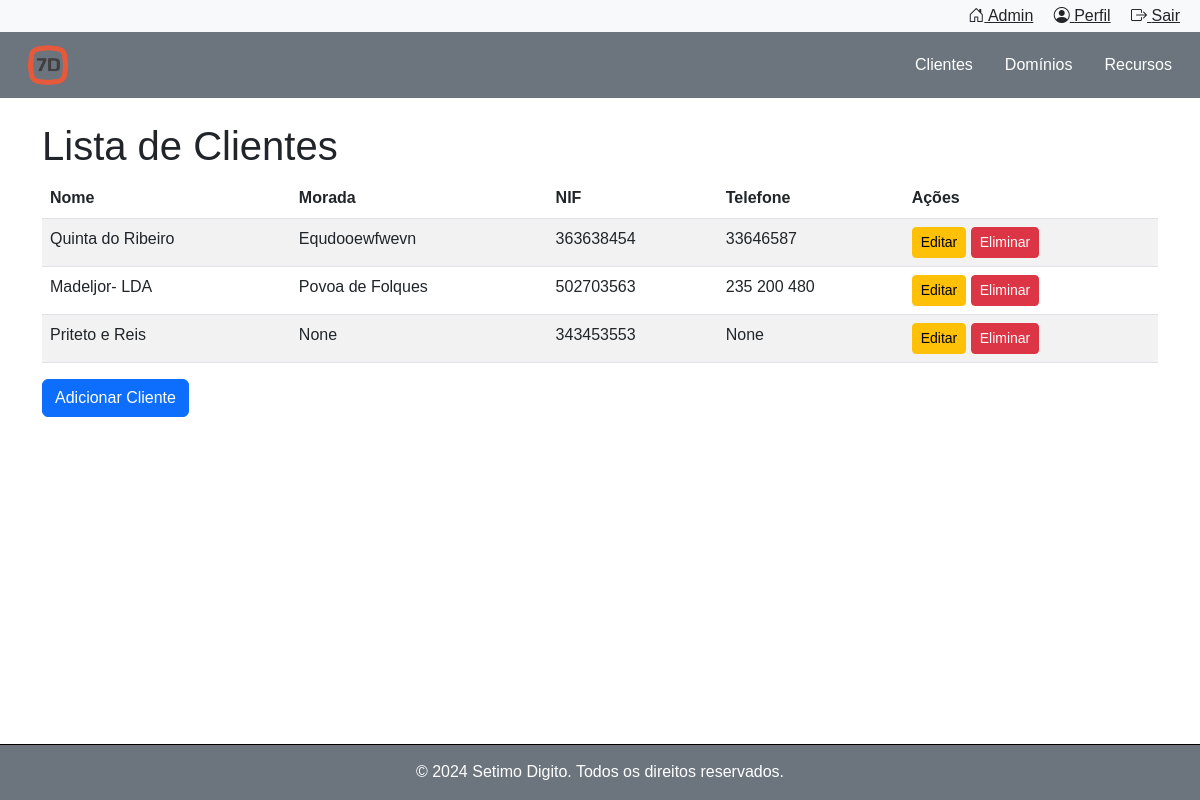
/clientes/, run on the app's committed database.
### clientes/models.py (models this page shows, shortened)
class Cliente(models.Model):
    nome = models.CharField(max_length=255)
    nif = models.CharField(max_length=9, verbose_name='Número de Identificação Fiscal')
    morada = models.CharField(max_length=255, blank=True, null=True)
    codigo_postal = models.CharField(max_length=10, blank=True, null=True)
    localidade = models.CharField(max_length=100, blank=True, null=True)
    telefone = models.CharField(max_length=15, blank=True, null=True)
    email = models.EmailField(blank=True, null=True)
    website = models.URLField(blank=True, null=True)
    cliente_desde = models.DateField(blank=True, null=True)

### clientes/views.py (the view)
# urls.py: path('clientes/', views.listar_clientes, name='listar_clientes'),
def listar_clientes(request):
    clientes = Cliente.objects.all()
    return render(request, 'clientes/listar_clientes.html', {'clientes': clientes})

### clientes/templates/clientes/listar_clientes.html (shortened to what this page needs)
{% extends 'base.html' %}
{% block content %}
<h1 class="mt-4">Lista de Clientes</h1>
<table class="table table-striped">
    <thead>
        <tr>
            <th>Nome</th>
            <th>Morada</th>
            <th>NIF</th>
            <th>Telefone</th>
            <th>Ações</th>
        </tr>
    </thead>
    <tbody>
        {% for cliente in clientes %}
        <tr>
            <td>{{ cliente.nome }}</td>
            <td>{{ cliente.morada }}</td>
            <td>{{ cliente.nif }}</td>
            <td>{{ cliente.telefone }}</td>
            <td>
                <a href="{% url 'editar_cliente' cliente.id %}" class="btn btn-sm btn-warning">Editar</a>
                <a href="{% url 'apagar_cliente' cliente.id %}" class="btn btn-sm btn-danger">Eliminar</a>
            </td>
        </tr>
        {% endfor %}
    </tbody>
</table>
<a href="{% url 'adicionar_cliente' %}" class="btn btn-primary">Adicionar Cliente</a>
{% endblock %}

### templates/base.html (shortened to what this page needs)
{% load static %}
<!DOCTYPE html>
<html lang="en">
<head>
    <link href="https://cdn.jsdelivr.net/npm/bootstrap@5.3.0/dist/css/bootstrap.min.css" rel="stylesheet">
    <link href="{% static 'css/styles.css' %}" rel="stylesheet">
    <link href="https://cdnjs.cloudflare.com/ajax/libs/font-awesome/6.0.0-beta3/css/all.min.css" rel="stylesheet">
    <link rel="stylesheet" href="https://cdn.jsdelivr.net/npm/bootstrap-icons@1.5.0/font/bootstrap-icons.css">
</head>
<body>
    {% include 'includes/navbar.html' %}
    <div class="container">
        {% block content %}{% endblock %}
    </div>
    {% now "Y" as current_year %}
    {% include 'includes/footer.html' with current_year=current_year %}
</body>
</html>

### templates/includes/navbar.html (shortened to what this page needs)
{% load static %}
<div class="topbar bg-light py-1" style="font-family: 'Dosis', sans-serif;">
    <div class="container-fluid d-flex justify-content-end">
        <div class="user-menu">
            <a href="{% url 'admin:index' %}" class="text-dark px-2" title="Admin"><i class="bi bi-house-door"></i> Admin</a>
            <a href="#" class="text-dark px-2" title="Perfil"><i class="bi bi-person-circle"></i> Perfil</a>
            <a href="#" class="text-dark px-2" title="Sair"><i class="bi bi-box-arrow-right"></i> Sair</a>
        </div>
    </div>
</div>
<nav class="navbar navbar-expand-lg bg-secondary">
    <div class="container-fluid">
        <a class="navbar-brand px-3" href="{% url 'homepage' %}">
            <img src="{% static 'img/logo.png' %}" alt="Logo" height="40">
        </a>
        <div class="collapse navbar-collapse" id="navbarNav">
            <ul class="navbar-nav ms-auto">
                <li class="nav-item">
                    <a class="nav-link text-white px-3"  href="{% url 'listar_clientes' %}">Clientes</a>
                </li>
                <li class="nav-item">
                    <a class="nav-link text-white px-3" href="#">Domínios</a>
                </li>
                <li class="nav-item">
                    <a class="nav-link text-white px-3" href="#">Recursos</a>
                </li>
            </ul>
        </div>
    </div>
</nav>

### templates/includes/footer.html
<footer class="footer bg-secondary fixed-bottom" style="border-top: 1px solid black; padding-top: 15px; font-family: 'Dosis', sans-serif;"">
    <div class="container text-center text-white">
        <p>&copy; {{ current_year }} Setimo Digito. Todos os direitos reservados.</p>
    </div>
</footer>

### static/css/styles.css (style rules this page uses)
body { font-family: 'Poppins', sans-serif; padding-bottom: 100px; }

### data on the page
Cliente: nome "Quinta do Ribeiro", morada "Equdooewfwevn", nif "363638454", telefone "33646587"
Cliente: nome "Madeljor- LDA", morada "Povoa de Folques", nif "502703563", telefone "235 200 480"
Cliente: nome "Priteto e Reis", morada "None", nif "343453553", telefone "None"

### other printed values
{{ current_year }} "2024"
